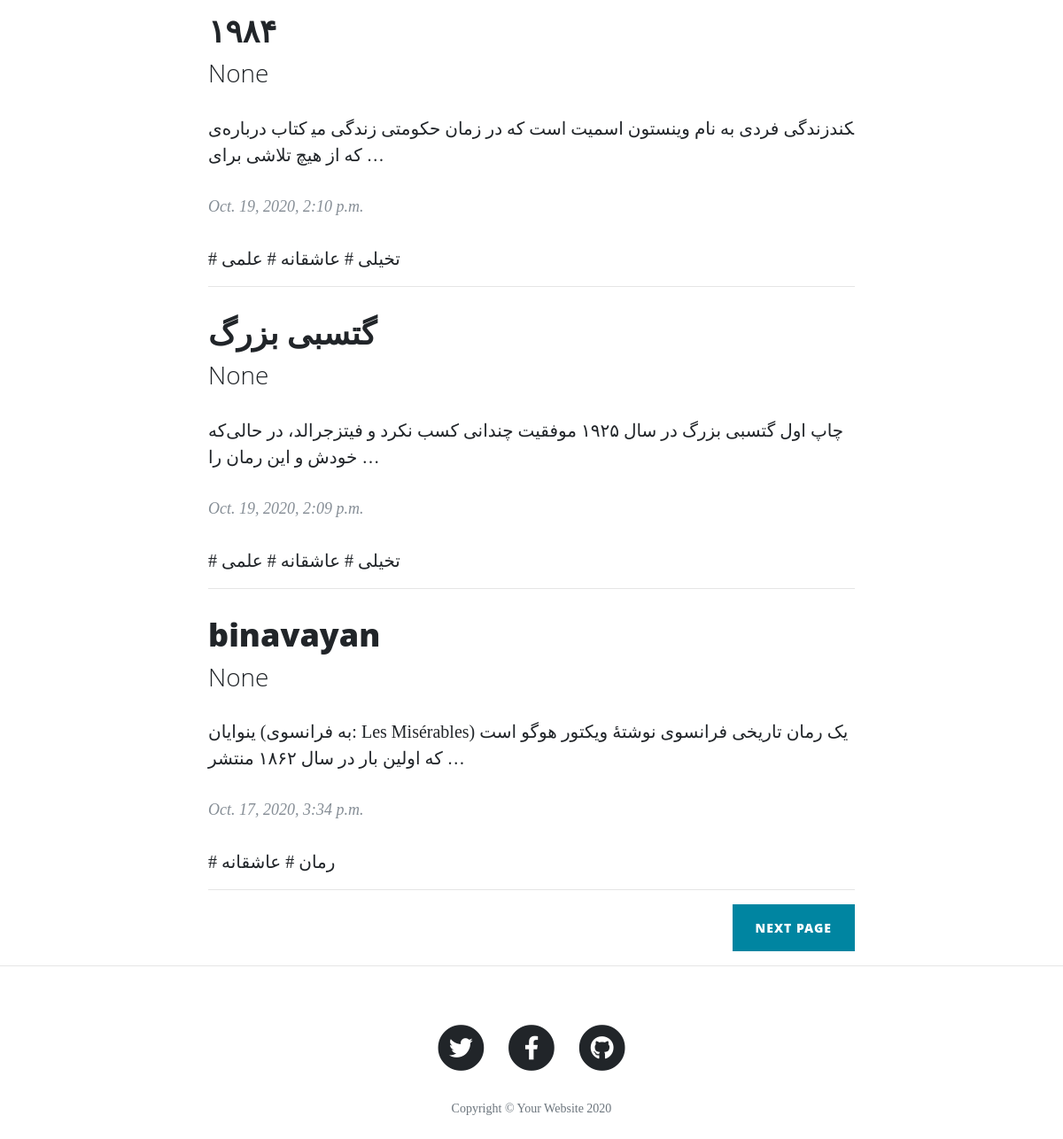
The app's page /books/category/dram/ (lower part), older data.
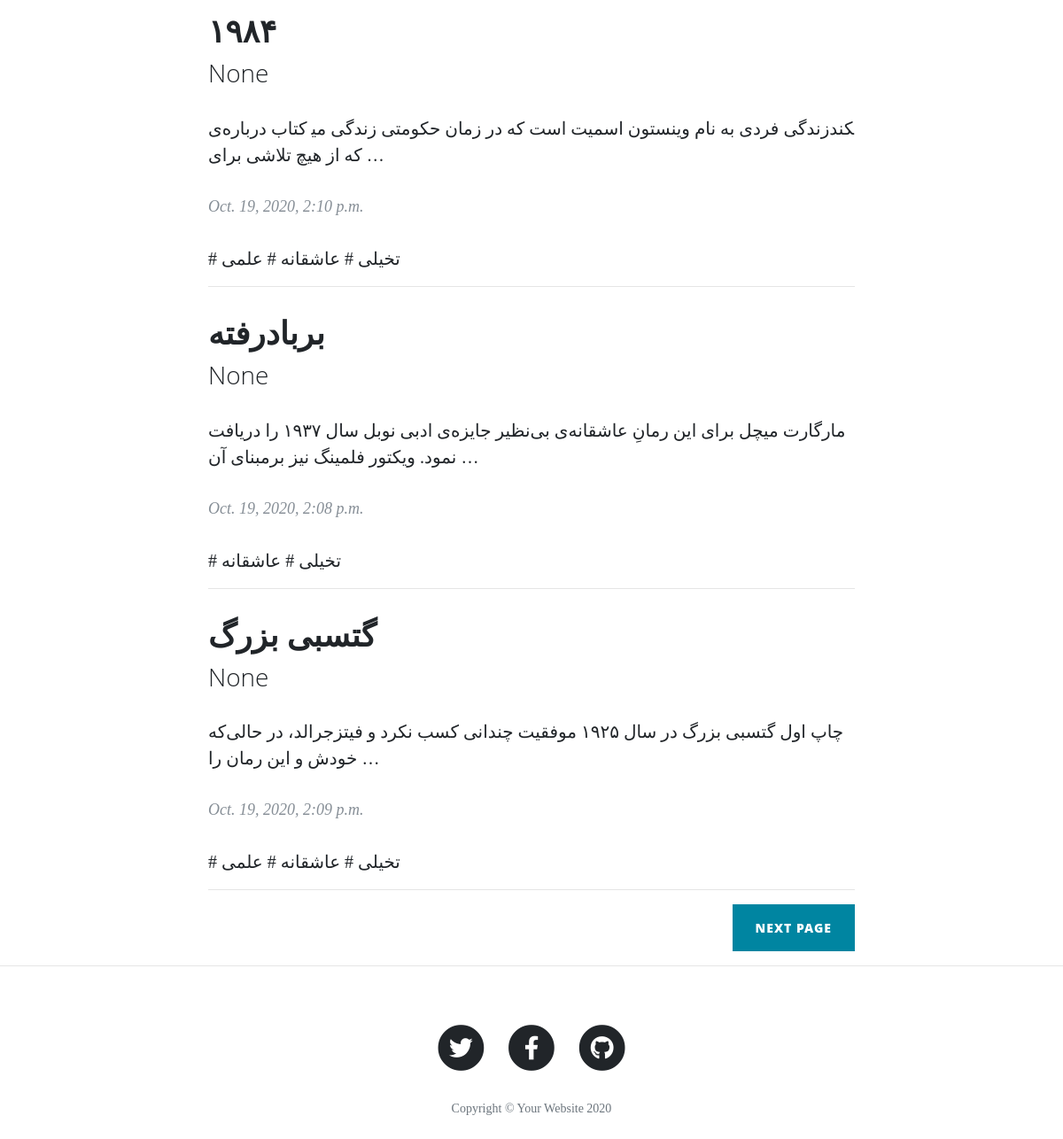
The same page, newer data.
### book/models.py (models this page shows, shortened)
class Book(models.Model):
    STATUS_CHOISES = (
        ('p', 'published'),
        ('d', 'draft'),
    )
    name = models.CharField(max_length=30)
    image = models.ImageField(upload_to='media', null=True, blank=True)
    abstract = models.TextField()
    pub_date = models.DateTimeField(auto_now_add=True)
    update = models.DateTimeField(auto_now=True)
    writer = models.CharField(max_length=25, null=True, blank=True)
    shop = models.ManyToManyField(Shop, blank=True)
    category = models.ManyToManyField("Category", related_name='book')
    status = models.CharField(max_length=1, choices=STATUS_CHOISES, blank=True)
    creator=models.ForeignKey(User,on_delete=models.PROTECT,null=True, blank=True)
    objects = BookManager()

class Category(models.Model):
    parent=models.ForeignKey('self',on_delete=models.SET_NULL,related_name='children',default=None,blank=True,null=True)
    catName = models.CharField(max_length=15, verbose_name='category name')
    slug = models.SlugField(unique=True, max_length=50, null=True, blank=True)
    status = models.BooleanField(default=True, verbose_name='Do you want to show it?')
    class Meta:
        ordering=['parent__id','catName']
    objects = CategoryManager()

### book/views.py (the view)
def category(request, slug, page=1):
    category = get_object_or_404(models.Category, slug=slug, status=True)
    category_list = category.book.published()
    paginator = Paginator(category_list, 3)
    books = paginator.get_page(page)
    context = {'category': category,
               'books': books
               }
    return render(request, "book/category.html", context=context)

### book/models.py (called while the page is built)
    def published(self):
        return self.filter(status='p')

    def active(self):
        return self.filter(status=True)

### book/templatetags/base_tags.py (called while the page is built)
@register.simple_tag
def title():
    return "My django blog"

@register.inclusion_tag("book/partial/nav.html")
def category_nav():
    return {
        "category": models.Category.objects.filter(status=True)
    }

### book/templates/book/category.html (shortened to what this page needs)
 {%extends 'book/base.html'%}
 {%load static%}
 {% block main %}
  <div class="container">
    <div class="row">
      <div class="col-lg-8 col-md-10 mx-auto">
       {% for book in books %}
        <div class="post-preview">
          <a href="{% url 'single' book.id %}">
            <h2 class="post-title">
              {{book.name}}
            </h2>
            <h3 class="post-subtitle">
              {{book.writer}}
            </h3>
          </a>
          <p >
            {{book.abstract|truncatewords:20}}
          </p>
          <p class="post-meta">
            {{book.pub_date}}</p>
            <div>
                {%for cat in book.category.active %}
                <a href="{%url 'category' cat.slug%}"># {{cat.catName}}</a>
                {%endfor%}
            </div>
        </div>
        <hr>
        {% endfor %}
        <div class="clearfix">
                {%if books.has_next%}
                <a class="btn btn-primary float-right ml-3" href="{%url 'category' category.slug books.next_page_number%}"lmargin=5px>next page</a>
                {%endif%}
        </div>
      </div>
    </div>
  </div>
 {% endblock %}

Row changes from the older to the newer data that the page shows:
no longer on this page (row edited): Book: name "binavayan", writer "None", abstract "ینوایان (به فرانسوی: Les Misérables) یک رمان تاریخی فرانسوی نوشتهٔ ویکتور هوگو است که اولین بار در سال ۱۸۶۲ منتشر …", pub_date "Oct. 17, 2020, 3:34 p.m.", Category (catName "عاشقانه")
no longer on this page (row unchanged): Category: catName "رمان", shown under "binavayan"
now on this page (row edited): Book: name "بربادرفته", writer "None", abstract "مارگارت میچل برای این رمانِ عاشقانه‌ی بی‌نظیر جایزه‌ی ادبی نوبل سال ۱۹۳۷ را دریافت نمود. ویکتور فلمینگ نیز برمبنای آن …", pub_date "Oct. 19, 2020, 2:08 p.m.", Category (catName "تخیلی"), Category (catName "عاشقانه")
